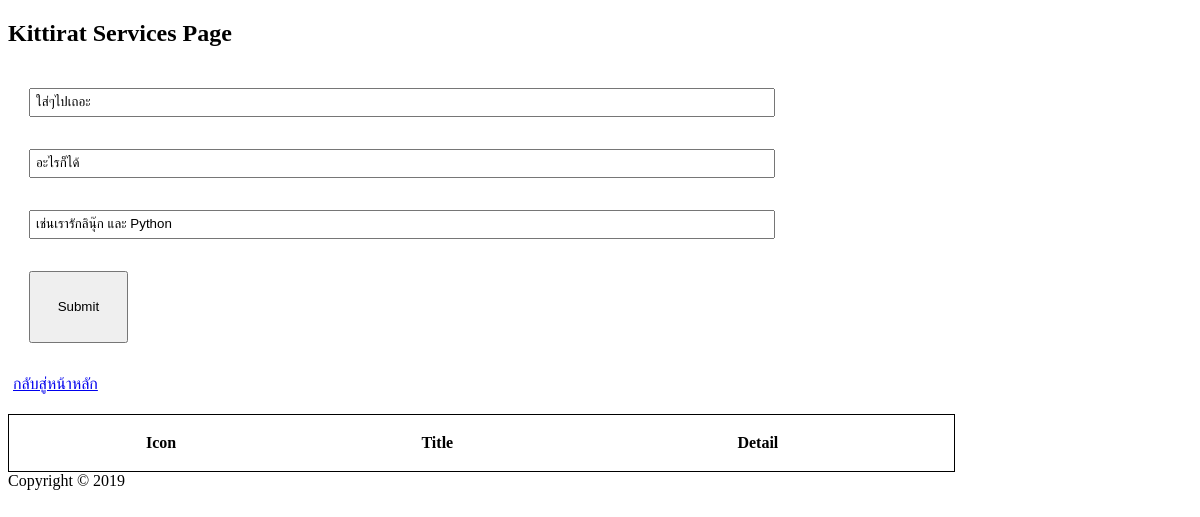
Page /insert on the earlier database version.
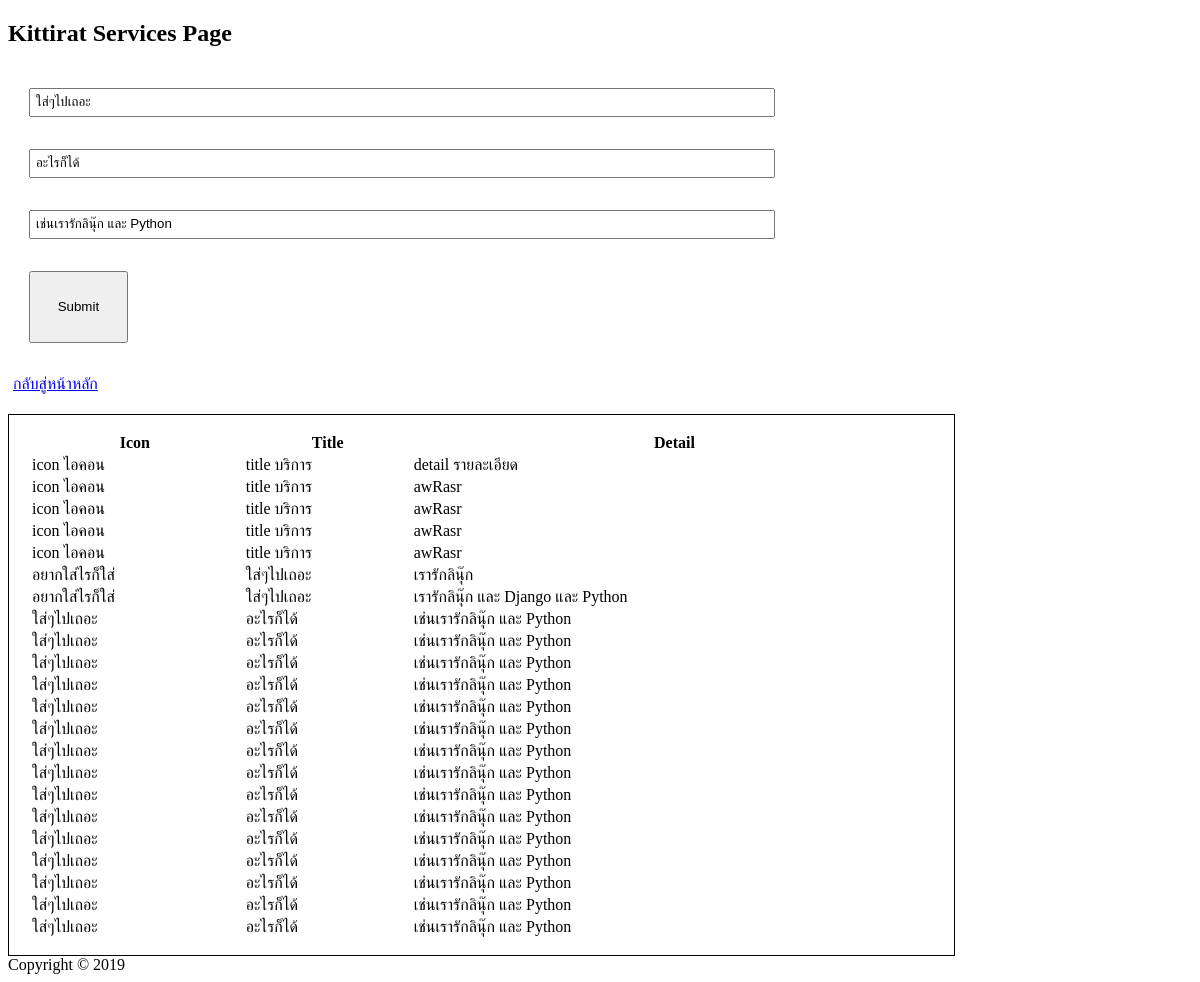
Same page on the later database version.
### myapp/models.py (models this page shows)
class Service(models.Model):
    icon = models.CharField(max_length=200)
    title = models.CharField(max_length=300)
    detail = models.CharField(max_length=1000)
    def __str__(self):
        return self.title

### myapp/views.py (the view)
# urls.py: path('insert',appview.insert),
def insert(req):
    if req.method == 'POST':
        post = req.POST
        s = Service()
        s.icon = post['icon']
        s.title = post['title']
        s.detail = post['detail']
        s.save()
        services = Service.objects.all()
        print(services)
        return render(req, 'myapp/insert.html', { 'services': services })
    else:
        print('ร้องขอทำมะดา')
        services = Service.objects.all()
        print(services)
        return render(req, 'myapp/insert.html', { 'services': services })

### myapp/templates/myapp/insert.html (shortened to what this page needs)
<!DOCTYPE html>
<html lang="en">
  <head>
    {% load static %}
    <link href="{% static 'vendor/fontawesome-free/css/all.min.css' %}" rel="stylesheet" type="text/css">
  </head>
  <body>
    <nav> <h1> Kittirat Services Page </h1> </nav>
    <div>
      <section class="filled">
        <form action="insert" method="POST" enctype="multipart/form-data;charset=UTF-8">
          <div class="spacing"><input class="filled" type="text" name="icon" value="ใส่ๆไปเถอะ"/></div>
          <div class="spacing"><input class="filled" type="text" name="title" value="อะไรก็ได้"/></div>
          <div class="spacing"><input class="filled" type="text" name="detail" value="เช่นเรารักลินุ๊ก และ Python"/></div>
          <div class="spacing"><button style="padding: 2em;" type="submit">Submit</button></div>
          <p><a href="index"  class="btn btn-primary">กลับสู่หน้าหลัก</a></p>
        </form>
      </section>
      <div>
       <table style="width:80%; border: 1px solid black; padding: 1em;">
        <tr>
          <th>Icon</th>
          <th>Title</th>
          <th>Detail</th>
        </tr>
        {% for s in services %}
        <tr>
          <td> <i class="fa {{s.icon}}"></i> {{ s.icon }}</td>
          <td>{{ s.title }}</td>
          <td>{{ s.detail }}</td>
        </tr>
        {% endfor %}
      </table>
      </div>
    </div>
    <footer>
      <div>
        <div>Copyright &copy; 2019 </div>
      </div>
    </footer>
  </body>
</html>

### myapp/templates/myapp/insert.html (style rules this page uses)
.filled { width: 80%; padding: 5px; }
.spacing { padding: 1em; }

Differences in the rows shown:
added Service: icon "icon ไอคอน", title "title บริการ", detail "detail รายละเอียด"
added Service: icon "icon ไอคอน", title "title บริการ", detail "awRasr"
added Service: icon "icon ไอคอน", title "title บริการ", detail "awRasr"
added Service: icon "icon ไอคอน", title "title บริการ", detail "awRasr"
added Service: icon "icon ไอคอน", title "title บริการ", detail "awRasr"
added Service: icon "อยากใส่ไรก็ใส่", title "ใส่ๆไปเถอะ", detail "เรารักลินุ๊ก"
added Service: icon "อยากใส่ไรก็ใส่", title "ใส่ๆไปเถอะ", detail "เรารักลินุ๊ก และ Django และ Python"
added Service: icon "ใส่ๆไปเถอะ", title "อะไรก็ได้", detail "เช่นเรารักลินุ๊ก และ Python"
added Service: icon "ใส่ๆไปเถอะ", title "อะไรก็ได้", detail "เช่นเรารักลินุ๊ก และ Python"
added Service: icon "ใส่ๆไปเถอะ", title "อะไรก็ได้", detail "เช่นเรารักลินุ๊ก และ Python"
added Service: icon "ใส่ๆไปเถอะ", title "อะไรก็ได้", detail "เช่นเรารักลินุ๊ก และ Python"
added Service: icon "ใส่ๆไปเถอะ", title "อะไรก็ได้", detail "เช่นเรารักลินุ๊ก และ Python"
added Service: icon "ใส่ๆไปเถอะ", title "อะไรก็ได้", detail "เช่นเรารักลินุ๊ก และ Python"
added Service: icon "ใส่ๆไปเถอะ", title "อะไรก็ได้", detail "เช่นเรารักลินุ๊ก และ Python"
added Service: icon "ใส่ๆไปเถอะ", title "อะไรก็ได้", detail "เช่นเรารักลินุ๊ก และ Python"
added Service: icon "ใส่ๆไปเถอะ", title "อะไรก็ได้", detail "เช่นเรารักลินุ๊ก และ Python"
added Service: icon "ใส่ๆไปเถอะ", title "อะไรก็ได้", detail "เช่นเรารักลินุ๊ก และ Python"
added Service: icon "ใส่ๆไปเถอะ", title "อะไรก็ได้", detail "เช่นเรารักลินุ๊ก และ Python"
added Service: icon "ใส่ๆไปเถอะ", title "อะไรก็ได้", detail "เช่นเรารักลินุ๊ก และ Python"
added Service: icon "ใส่ๆไปเถอะ", title "อะไรก็ได้", detail "เช่นเรารักลินุ๊ก และ Python"
added Service: icon "ใส่ๆไปเถอะ", title "อะไรก็ได้", detail "เช่นเรารักลินุ๊ก และ Python"
added Service: icon "ใส่ๆไปเถอะ", title "อะไรก็ได้", detail "เช่นเรารักลินุ๊ก และ Python"
